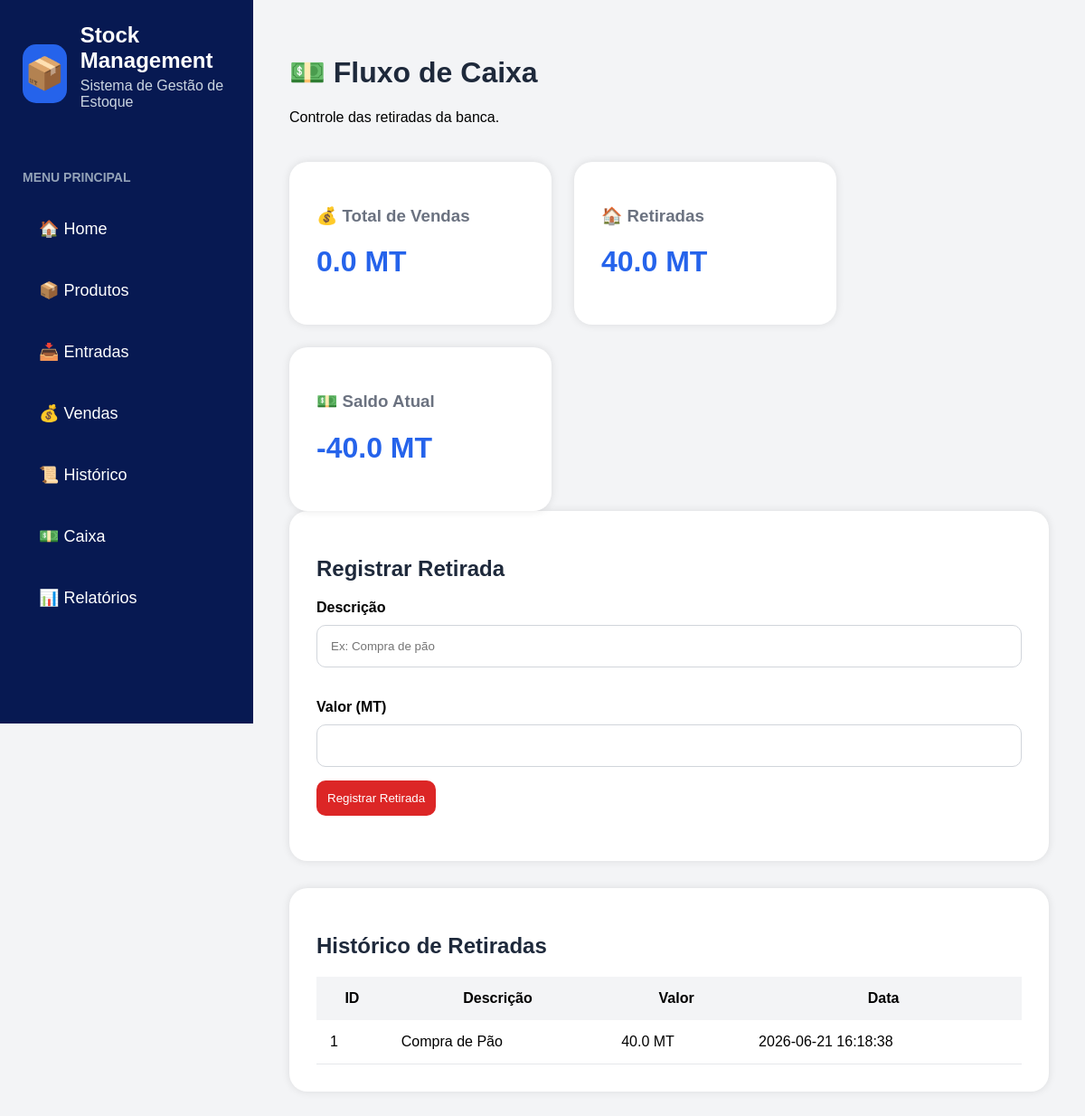
/cashflow, run on the app's committed database.
### tables this page shows
CREATE TABLE cash_flow(

    id INTEGER PRIMARY KEY AUTOINCREMENT,
    
    description TEXT NOT NULL,
    
    amount REAL NOT NULL,
    
    date TIMESTAMP DEFAULT CURRENT_TIMESTAMP
    
);

### app.py (the view, shortened to what this page needs)
@app.route('/cashflow', methods=['GET', 'POST'])
def cashflow():
    connection = sqlite3.connect('database/database.db')
    cursor = connection.cursor()
    cursor.execute(
        '''
        SELECT *
        FROM cash_flow
        ORDER BY id DESC
        '''
    )
    withdrawals = cursor.fetchall()
    cursor.execute(
        '''
        SELECT SUM(total_value)
        FROM stock_movements
        WHERE movement_type='Saída'
        '''
    )
    total_sales = cursor.fetchone()[0]
    if total_sales is None:
        total_sales = 0
    cursor.execute(
        '''
        SELECT SUM(amount)
        FROM cash_flow
        '''
    )
    total_withdrawals = cursor.fetchone()[0]
    if total_withdrawals is None:
        total_withdrawals = 0
    balance = total_sales - total_withdrawals
    connection.close()
    return render_template(
        'cashflow.html',
        withdrawals=withdrawals,
        total_sales=round(total_sales,2),
        total_withdrawals=round(total_withdrawals,2),
        balance=round(balance,2)
    )

### templates/cashflow.html
{% extends 'base.html' %}
{% block content %}
<h1>💵 Fluxo de Caixa</h1>
<p>
Controle das retiradas da banca.
</p>
<div class="dashboard">
    <div class="dashboard-card">
        <h3>💰 Total de Vendas</h3>
        <h1>
            {{ total_sales }} MT
        </h1>
    </div>
    <div class="dashboard-card">
        <h3>🏠 Retiradas</h3>
        <h1>
            {{ total_withdrawals }} MT
        </h1>
    </div>
    <div class="dashboard-card">
        <h3>💵 Saldo Atual</h3>
        <h1>
            {{ balance }} MT
        </h1>
    </div>
</div>
<div class="card">
<h2>
Registrar Retirada
</h2>
<form method="POST">
<label>
Descrição
</label>
<input
type="text"
name="description"
required
placeholder="Ex: Compra de pão"
>
<label>
Valor (MT)
</label>
<input
type="number"
step="0.01"
name="amount"
required
>
<button class="btn-red">
Registrar Retirada
</button>
</form>
</div>
<div class="card">
<h2>
Histórico de Retiradas
</h2>
<table>
<tr>
<th>ID</th>
<th>Descrição</th>
<th>Valor</th>
<th>Data</th>
</tr>
{% for withdrawal in withdrawals %}
<tr>
<td>
{{ withdrawal[0] }}
</td>
<td>
{{ withdrawal[1] }}
</td>
<td>
{{ withdrawal[2] }} MT
</td>
<td>
{{ withdrawal[3] }}
</td>
</tr>
{% endfor %}
</table>
</div>
{% endblock %}

### static/style.css (style rules this page uses)
body { margin:0; background:#f3f4f6; font-family:Arial, sans-serif; }
h1,h2 { color:#1e293b; }
.card { background:white; padding:30px; border-radius:20px; margin-bottom:30px; box-shadow:0px 0px 10px rgba(0,0,0,0.1); }
label { display:block; margin-top:20px; margin-bottom:10px; font-weight:bold; }
input { width:100%; padding:15px; border:1px solid #d1d5db; border-radius:10px; box-sizing:border-box; }
.btn-red { background:#ef4444; color:white; border:none; padding:10px; border-radius:10px; cursor:pointer; }
table { width:100%; border-collapse:collapse; }
th { background:#f3f4f6; padding:15px; }
td { padding:15px; border-bottom:1px solid #e5e7eb; }
form { margin-bottom:20px; }
input { margin-bottom:15px; }
.dashboard { display:flex; flex-wrap:wrap; gap:25px; margin-top:40px; }
.dashboard-card { background:white; width:230px; padding:30px; border-radius:20px; box-shadow:0px 0px 10px rgba(0,0,0,0.1); }
.dashboard-card h3 { color:#6b7280; }
.dashboard-card h1 { color:#2563eb; }
.btn-red { background:#dc2626; color:white; border:none; padding:12px; border-radius:10px; cursor:pointer; }

### data on the page
cash_flow: id "1", description "Compra de Pão", amount "40.0", date "2026-06-21 16:18:38"

### other printed values
{{ total_sales }} "0.0"
{{ total_withdrawals }} "40.0"
{{ balance }} "-40.0"
